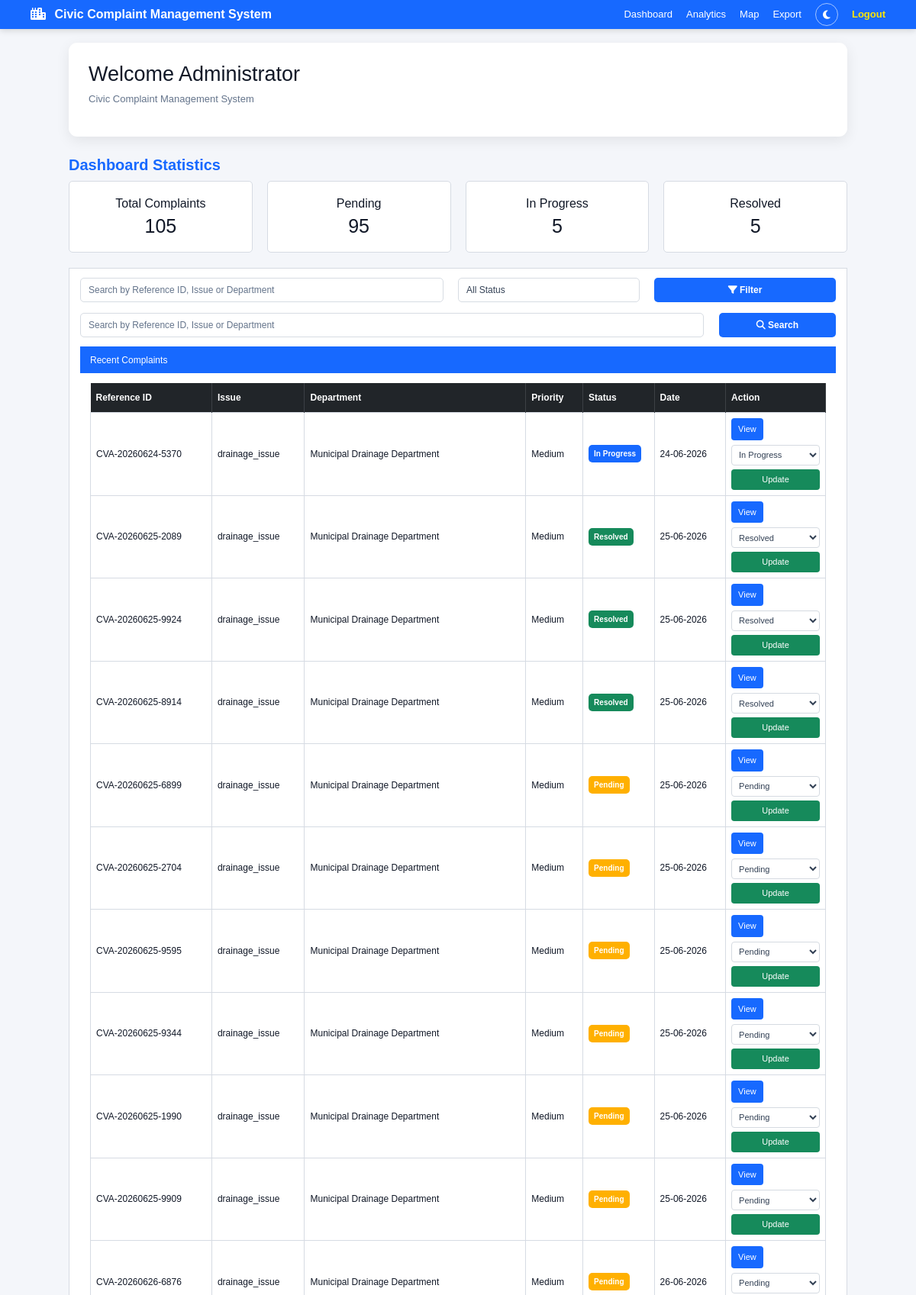
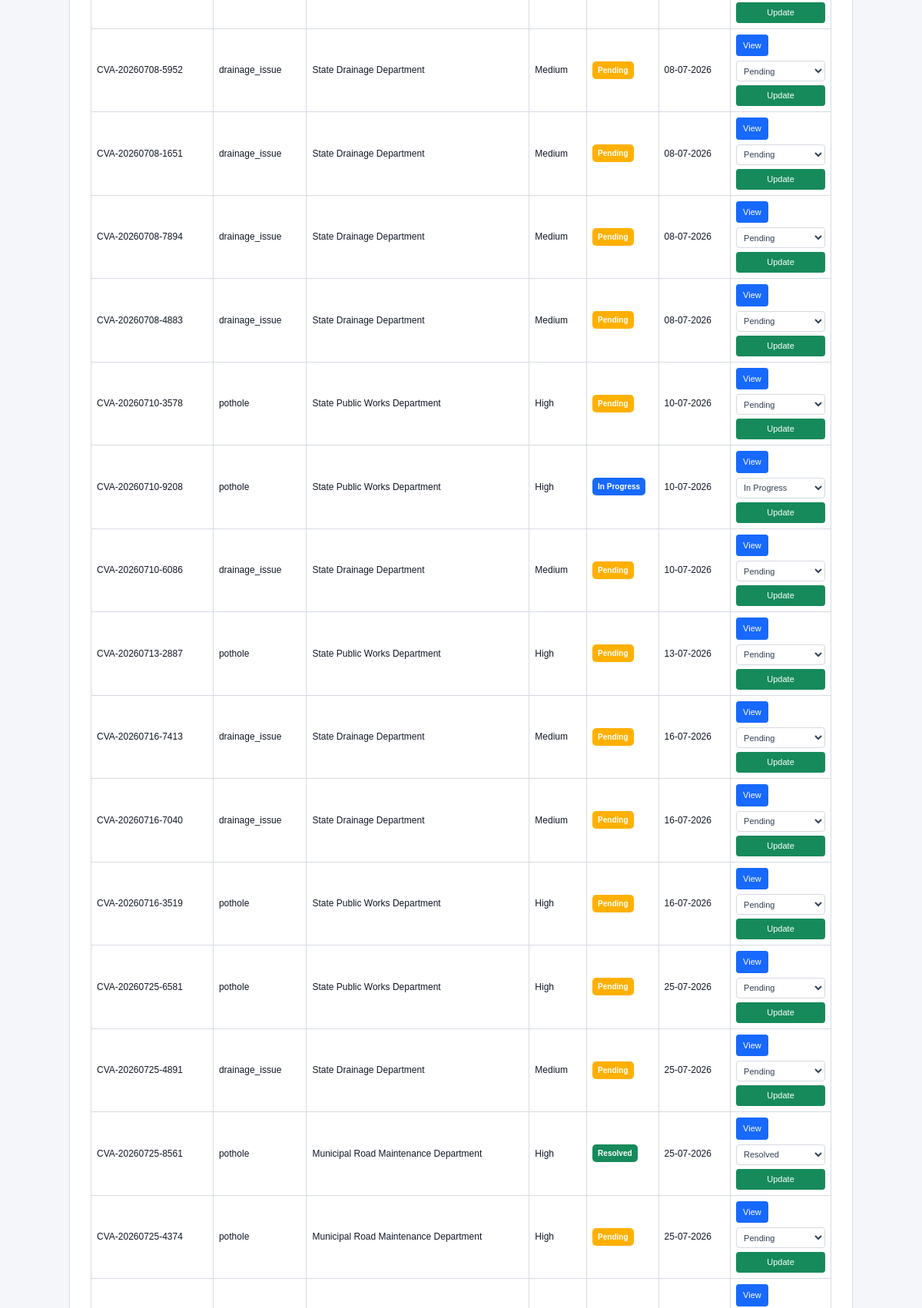
The app's page /admin (signed in, upper part) with its own data (2 pictures, top to bottom).
### app.py (models this page shows)
class Complaint(db.Model):
    id = db.Column(
        db.Integer,
        primary_key=True
    )
    issue = db.Column(
        db.String(100)
    )
    description = db.Column(
        db.String(500)
    )
    department = db.Column(
        db.String(200)
    )
    authority = db.Column(
        db.String(100)
    )
    location = db.Column(
        db.String(500)
    )
    latitude = db.Column(
        db.Float
    )
    longitude = db.Column(
        db.Float
    )
    priority = db.Column(
        db.String(50)
    )
    status = db.Column(
        db.String(100)
    )
    remarks = db.Column(
        db.String(500)
    )
    image_path = db.Column(
        db.String(500)
    )
    reference_id = db.Column(
    db.String(50),
    unique=True
    )
    created_at = db.Column(
        db.DateTime,
        default=datetime.utcnow
    )
    resolved_at = db.Column(
        db.DateTime,
        nullable=True
    )

### app.py (the view)
@app.route("/admin")
def admin():
    if "user_id" not in session:
        return redirect(url_for("login"))
    if session["role"] != "admin":
        return "Access Denied"
    search = request.args.get("search", "")
    status = request.args.get("status", "")
    query = Complaint.query
    if search:
        query = query.filter(
            (Complaint.reference_id.ilike(f"%{search}%")) |
            (Complaint.issue.ilike(f"%{search}%")) |
            (Complaint.department.ilike(f"%{search}%"))
        )
    if status:
        query = query.filter(
            Complaint.status == status
        )
    complaints = query.all()
    total = Complaint.query.count()
    pending = Complaint.query.filter_by(
        status="Pending"
    ).count()
    progress = Complaint.query.filter_by(
        status="In Progress"
    ).count()
    resolved = Complaint.query.filter_by(
        status="Resolved"
    ).count()
    category_data = (
        db.session.query(
            Complaint.issue,
            func.count(Complaint.id)
        )
        .group_by(Complaint.issue)
        .all()
    )
    category_labels = [row[0] for row in category_data]
    category_counts = [row[1] for row in category_data]
    return render_template(
        "admin/dashboard.html",
        complaints=complaints,
        total=total,
        pending=pending,
        progress=progress,
        resolved=resolved,
        category_labels=category_labels,
        category_counts=category_counts
    )

### templates/admin/dashboard.html (shortened to what this page needs)
<!DOCTYPE html>
<html lang="en">
<head>
    <link
        href="https://cdn.jsdelivr.net/npm/bootstrap@5.3.3/dist/css/bootstrap.min.css"
        rel="stylesheet">
    <link
        href="https://cdnjs.cloudflare.com/ajax/libs/font-awesome/6.5.2/css/all.min.css"
        rel="stylesheet">
</head>
<body>
<nav class="top-navbar">
    <a href="/admin"
       class="brand">
        <i class="fa-solid fa-city"></i>
        Civic Complaint Management System
    </a>
    <div class="nav-right">
        <a href="/admin">
            Dashboard
        </a>
        <a href="/analytics">
            Analytics
        </a>
        <a href="/map">
            Map
        </a>
        <a href="/export_complaints">
            Export
        </a>
        <button
            id="themeToggle"
            class="theme-btn"
            type="button"
            title="Toggle Light/Dark Mode">
            <i
                id="themeIcon"
                class="fa-solid fa-moon">
            </i>
        </button>
        <a
            href="/logout"
            class="logout-link">
            Logout
        </a>
    </div>
</nav>
<div class="main-container">
    <div class="welcome-card">
        <h1>
            Welcome Administrator
        </h1>
        <p>
            Civic Complaint Management System
        </p>
    </div>
    <div class="section-title">
        Dashboard Statistics
    </div>
    <div class="stats-row">
        <div class="stat-card">
            <h5>
                Total Complaints
            </h5>
            <h2>
                {{ total }}
            </h2>
        </div>
        <div class="stat-card">
            <h5>
                Pending
            </h5>
            <h2>
                {{ pending }}
            </h2>
        </div>
        <div class="stat-card">
            <h5>
                In Progress
            </h5>
            <h2>
                {{ progress }}
            </h2>
        </div>
        <div class="stat-card">
            <h5>
                Resolved
            </h5>
            <h2>
                {{ resolved }}
            </h2>
        </div>
    </div>
    <div class="filter-container">
        <form
            method="GET"
            action="/admin">
            <div class="filter-row">
                <input
                    type="text"
                    name="search"
                    class="form-control"
                    placeholder="Search by Reference ID, Issue or Department"
                    value="{{ request.args.get('search', '') }}">
                <select
                    name="status"
                    class="form-select">
                    <option value="">
                        All Status
                    </option>
                </select>
                <button
                    type="submit"
                    class="blue-btn">
                    <i class="fa-solid fa-filter"></i>
                    Filter
                </button>
            </div>
            <div class="search-row">
                <input
                    type="text"
                    name="search"
                    class="form-control"
                    placeholder="Search by Reference ID, Issue or Department"
                    value="{{ request.args.get('search', '') }}">
                <button
                    type="submit"
                    class="blue-btn">
                    <i class="fa-solid fa-magnifying-glass"></i>
                    Search
                </button>
            </div>
        </form>
        <div class="recent-header">
            Recent Complaints
        </div>
        <div class="table-container">
            <table class="complaint-table">
                <thead>
                    <tr>
                        <th class="col-reference">
                            Reference ID
                        </th>
                        <th class="col-issue">
                            Issue
                        </th>
                        <th class="col-department">
                            Department
                        </th>
                        <th class="col-priority">
                            Priority
                        </th>
                        <th class="col-status">
                            Status
                        </th>
                        <th class="col-date">
                            Date
                        </th>
                        <th class="col-action">
                            Action
                        </th>
                    </tr>
                </thead>
                <tbody>
                {% for complaint in complaints %}
                <tr>
                    <td>
                        {{ complaint.reference_id
                           if complaint.reference_id
                           else complaint.id }}
                    </td>
                    <td>
                        {{ complaint.issue }}
                    </td>
                    <td>
                        {{ complaint.department }}
                    </td>
                    <td>
                        {{ complaint.priority }}
                    </td>
                    <td>
                        {% if complaint.status == "Pending" %}
                            <span
                                class="status-badge status-pending">
                                Pending
                            </span>
                        {% elif complaint.status == "In Progress" %}
                            <span
                                class="status-badge status-progress">
                                In Progress
                            </span>
                        {% elif complaint.status == "Resolved" %}
                            <span
                                class="status-badge status-resolved">
                                Resolved
                            </span>
                        {% else %}
                            <span
                                class="status-badge status-pending">
                                {{ complaint.status }}
                            </span>
                        {% endif %}
                    </td>
                    <td>
                        {% if complaint.created_at %}
                            {{ complaint.created_at.strftime('%d-%m-%Y') }}
                        {% else %}
                            -
                        {% endif %}
                    </td>
                    <td>
                        <a
                            href="/complaint/{{ complaint.id }}"
                            class="view-btn">
                            View
                        </a>
                        <form
                            action="{{ url_for('update_status', id=complaint.id) }}"
                            method="POST">
                            <select
                                name="status"
                                class="action-select">
                                <option
                                    value="Pending"
                                    {% if complaint.status == "Pending" %}
                                    selected
                                    {% endif %}>
                                    Pending
                                </option>
                                <option
                                    value="In Progress"
                                    {% if complaint.status == "In Progress" %}
                                    selected
                                    {% endif %}>
                                    In Progress
                                </option>
                                <option
                                    value="Resolved"
                                    {% if complaint.status == "Resolved" %}
                                    selected
                                    {% endif %}>
                                    Resolved
                                </option>
                            </select>
                            <button
                                type="submit"
                                class="update-btn">
                                Update
                            </button>
                        </form>
                    </td>
                </tr>
                {% endfor %}
                </tbody>
            </table>
        </div>
    </div>
</div>
</body>
</html>

### records on screen
Complaint: reference "CVA-20260624-5370", issue "drainage_issue", department "Municipal Drainage Department", priority "Medium", shows "In Progress", created_at "24-06-2026", status "In Progress"
Complaint: reference "CVA-20260625-2089", issue "drainage_issue", department "Municipal Drainage Department", priority "Medium", shows "Resolved", created_at "25-06-2026", status "Resolved"
Complaint: reference "CVA-20260625-9924", issue "drainage_issue", department "Municipal Drainage Department", priority "Medium", shows "Resolved", created_at "25-06-2026", status "Resolved"
Complaint: reference "CVA-20260625-8914", issue "drainage_issue", department "Municipal Drainage Department", priority "Medium", shows "Resolved", created_at "25-06-2026", status "Resolved"
Complaint: reference "CVA-20260625-6899", issue "drainage_issue", department "Municipal Drainage Department", priority "Medium", shows "Pending", created_at "25-06-2026", status "Pending"
Complaint: reference "CVA-20260625-2704", issue "drainage_issue", department "Municipal Drainage Department", priority "Medium", shows "Pending", created_at "25-06-2026", status "Pending"
Complaint: reference "CVA-20260625-9595", issue "drainage_issue", department "Municipal Drainage Department", priority "Medium", shows "Pending", created_at "25-06-2026", status "Pending"
Complaint: reference "CVA-20260625-9344", issue "drainage_issue", department "Municipal Drainage Department", priority "Medium", shows "Pending", created_at "25-06-2026", status "Pending"
Complaint: reference "CVA-20260625-1990", issue "drainage_issue", department "Municipal Drainage Department", priority "Medium", shows "Pending", created_at "25-06-2026", status "Pending"
Complaint: reference "CVA-20260625-9909", issue "drainage_issue", department "Municipal Drainage Department", priority "Medium", shows "Pending", created_at "25-06-2026", status "Pending"
Complaint: reference "CVA-20260626-6876", issue "drainage_issue", department "Municipal Drainage Department", priority "Medium", shows "Pending", created_at "26-06-2026", status "Pending"
Complaint: reference "CVA-20260708-5952", issue "drainage_issue", department "State Drainage Department", priority "Medium", shows "Pending", created_at "08-07-2026", status "Pending"
Complaint: reference "CVA-20260708-1651", issue "drainage_issue", department "State Drainage Department", priority "Medium", shows "Pending", created_at "08-07-2026", status "Pending"
Complaint: reference "CVA-20260708-7894", issue "drainage_issue", department "State Drainage Department", priority "Medium", shows "Pending", created_at "08-07-2026", status "Pending"
Complaint: reference "CVA-20260708-4883", issue "drainage_issue", department "State Drainage Department", priority "Medium", shows "Pending", created_at "08-07-2026", status "Pending"
Complaint: reference "CVA-20260710-3578", issue "pothole", department "State Public Works Department", priority "High", shows "Pending", created_at "10-07-2026", status "Pending"
Complaint: reference "CVA-20260710-9208", issue "pothole", department "State Public Works Department", priority "High", shows "In Progress", created_at "10-07-2026", status "In Progress"
Complaint: reference "CVA-20260710-6086", issue "drainage_issue", department "State Drainage Department", priority "Medium", shows "Pending", created_at "10-07-2026", status "Pending"
Complaint: reference "CVA-20260713-2887", issue "pothole", department "State Public Works Department", priority "High", shows "Pending", created_at "13-07-2026", status "Pending"
Complaint: reference "CVA-20260716-7413", issue "drainage_issue", department "State Drainage Department", priority "Medium", shows "Pending", created_at "16-07-2026", status "Pending"
Complaint: reference "CVA-20260716-7040", issue "drainage_issue", department "State Drainage Department", priority "Medium", shows "Pending", created_at "16-07-2026", status "Pending"
Complaint: reference "CVA-20260716-3519", issue "pothole", department "State Public Works Department", priority "High", shows "Pending", created_at "16-07-2026", status "Pending"
Complaint: reference "CVA-20260725-6581", issue "pothole", department "State Public Works Department", priority "High", shows "Pending", created_at "25-07-2026", status "Pending"
Complaint: reference "CVA-20260725-4891", issue "drainage_issue", department "State Drainage Department", priority "Medium", shows "Pending", created_at "25-07-2026", status "Pending"
Complaint: reference "CVA-20260725-8561", issue "pothole", department "Municipal Road Maintenance Department", priority "High", shows "Resolved", created_at "25-07-2026", status "Resolved"
Complaint: reference "CVA-20260725-4374", issue "pothole", department "Municipal Road Maintenance Department", priority "High", shows "Pending", created_at "25-07-2026", status "Pending"

### other values on screen
{{ total }} "105"
{{ pending }} "95"
{{ progress }} "5"
{{ resolved }} "5"
